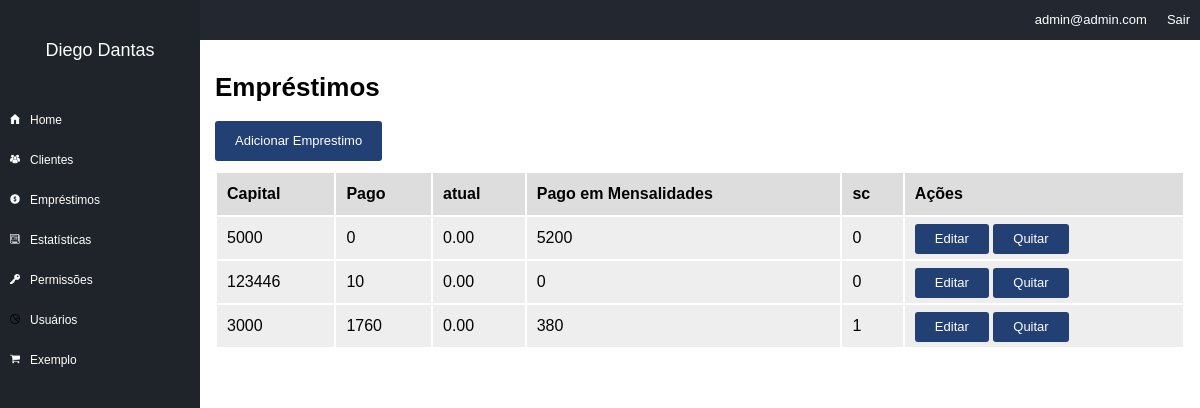
/emprestimo (signed in), run on the app's committed database.
### tables this page shows
CREATE TABLE `emprestimo` (
  `id` int(11) NOT NULL,
  `id_company` int(11) NOT NULL,
  `id_client` int(11) NOT NULL,
  `valor_emprestimo` double(10,2) NOT NULL,
  `data_emprestimo` datetime NOT NULL,
  `juros_mes` float NOT NULL,
  `recebido` float NOT NULL,
  `mensalidade` float NOT NULL,
  `qtd_mensalidade` int(11) NOT NULL,
  `juros_sc` tinyint(1) NOT NULL,
  `valor_atual` decimal(10,2) NOT NULL
);

### core/Controller.php (called while the page is built, shortened)
<?php
class controller {
	public function loadTemplate($viewName, $viewData = array()) {
		include 'views/template.php';
	}
	public function loadViewInTemplate($viewName, $viewData) {
		extract($viewData);
		include 'views/'.$viewName.'.php';
	}
}

### core/Core.php (called while the page is built, shortened)
<?php
class Core {
	public function run() {
        $url = explode('index.php', $_SERVER['PHP_SELF']);
        $url = end($url);
		$params = array();
		if(!empty($url) && $url != '/') {
			$url = explode('/', $url);
			array_shift($url);
			array_shift($url);
			if(isset($url[0])) {
				$currentAction = $url[0];
				array_shift($url);
			} else {
				$currentAction = 'index';
			}
		} else {
			$currentController = 'homeController';
			$currentAction = 'index';
		}
		$c = new $currentController();
		call_user_func_array(array($c, $currentAction), $params);
	}
}

### index.php (called while the page is built, shortened)
<?php
require 'config.php';
$core = new Core();
$core->run();
?>

### core/Model.php (called while the page is built, shortened)
<?php
class model {
	public function __construct() {
		global $config;
		$this->db = new PDO("mysql:dbname=".$config['dbname'].";host=".$config['host'], $config['dbuser'], $config['dbpass']);
	}
}
?>

### config.php (called while the page is built, shortened)
<?php
$config = array();
if(ENVIRONMENT == 'development') {
	$config['dbname'] = 'financeiro';
	$config['host'] = 'localhost';
	$config['dbuser'] = 'root';
	$config['dbpass'] = '';
} else {
	$config['dbname'] = 'financeiro';
	$config['host'] = 'localhost';
	$config['dbuser'] = 'root';
	$config['dbpass'] = 'root';
}
?>

### models/Emprestimo.php (called while the page is built, shortened)
<?php
class Emprestimo extends model{
    public function getList($offset, $id_company){
        $array = array();
        $sql = $this->db->prepare("SELECT * FROM emprestimo WHERE id_company = :id_company LIMIT $offset,10");
        $sql->bindValue(":id_company", $id_company);
        $sql->execute();
        if($sql->rowCount() > 0){
            $array = $sql->fetchAll();
        }
        return $array;
    }
}

### models/Users.php (called while the page is built, shortened)
<?php
class Users extends model {
	private $userInfo;
	private $permissions;
	public function setLoggedUser() {
		if(isset($_SESSION['ccUser']) && !empty($_SESSION['ccUser'])) {
			$id = $_SESSION['ccUser'];
			$sql = $this->db->prepare("SELECT * FROM users WHERE id = :id");
			$sql->bindValue(':id', $id);
			$sql->execute();
			if($sql->rowCount() > 0) {
				$this->userInfo = $sql->fetch();
				$this->permissions = new Permissions();
				$this->permissions->setGroup($this->userInfo['id_group'], $this->userInfo['id_company']);
			}
		}
	}
	public function hasPermission($name) {
		return $this->permissions->hasPermission($name);
	}
	public function getCompany() {
		if(isset($this->userInfo['id_company'])) {
			return $this->userInfo['id_company'];
		} else {
			return 0;
		}
	}
}

### models/Permissions.php (called while the page is built, shortened)
<?php
class Permissions extends model {
	private $permissions;
	public function setGroup($id, $id_company){
		$this->permissions = array();
		$sql = $this->db->prepare("SELECT params FROM permission_groups WHERE id = :id AND id_company = :id_company");
		$sql->bindValue(':id', $id);
		$sql->bindValue(':id_company', $id_company);
		$sql->execute();
		if($sql->rowCount() > 0) {
			$row = $sql->fetch();
			$params = $row['params'];
			$sql = $this->db->prepare("SELECT name FROM permission_params WHERE id IN ($params) AND id_company = :id_company");
			$sql->bindValue(':id_company', $id_company);
			$sql->execute();
			if($sql->rowCount() > 0) {
				foreach($sql->fetchAll() as $item) {
					$this->permissions[] = $item['name'];
				}
			}
		}
	}
	public function hasPermission($name) {
		if(in_array($name, $this->permissions)){
			return true;
		} else {
			return false;
		}
	}
}

### views/emprestimo.php (the view)
<h1>Empréstimos</h1>
<?php if($add_permission): ?>
<div class="button"><a href="<?php echo BASE_URL;?>/emprestimo/add">Adicionar Emprestimo</a></div>
<?php endif; ?>
<table border="0" width="100%">
    <tr>
        <th>Capital</th>
        <th>Pago</th>
        <th>atual</th>
        <th>Pago em Mensalidades</th>
        <th>sc</th>
        <th>Ações</th>
    </tr>
    <?php foreach($emprestimo_list as $emprestimo_unico):?>
        <tr>
            <td><?php echo $emprestimo_unico['valor_emprestimo'] ?></td>
            <td><?php echo $emprestimo_unico['recebido'] ?></td>
            <td><?php echo $emprestimo_unico['valor_atual'] ?></td>
            <td><?php echo $emprestimo_unico['mensalidade']?></td>
            <td><?php echo $emprestimo_unico['juros_sc'] ?></td>
            <td>
                <div class="button button_small">
                    <a href="<?php echo BASE_URL; ?>emprestimo/editar/<?php echo $emprestimo_unico['id'];
                    ?>">Editar</a>
                </div>
                <div class="button button_small">
                    <a href="<?php echo BASE_URL; ?>emprestimo/quitar/<?php echo $emprestimo_unico['id'];
                    ?>">Quitar</a>
                </div>
            </td>
        </tr>
    <?php endforeach;?>
</table>

### assets/css/template.css (style rules this page uses)
body { margin:0; padding:0; font-size:13px; font-family:Arial; }
input[type=submit], button, .button { border:0px; background-color:#224074; color:#FFF; height:40px; line-height: 40px; border-radius:3px; padding-left:20px; padding-right:20px; cursor:pointer; font-size:13px; display: inline-block; }
.button_small { height:30px; line-height: 30px; }
.button a { color:#FFF; text-decoration: none; }
table { margin-top:10px; }
table th { height:40px; line-height: 40px; background-color:#DDD; text-align: left; padding-left:10px; padding-right: 10px; }
table td { height:40px; line-height: 40px; background-color:#EEE; text-align: left; padding-left:10px; padding-right: 10px; }

### data on the page
emprestimo: valor_emprestimo "5000", recebido "0", valor_atual "0.00", mensalidade "5200", juros_sc "0"
emprestimo: valor_emprestimo "123446", recebido "10", valor_atual "0.00", mensalidade "0", juros_sc "0"
emprestimo: valor_emprestimo "3000", recebido "1760", valor_atual "0.00", mensalidade "380", juros_sc "1"

### other printed values
$viewData['company_name'] "Diego Dantas"
$viewData ['user_email'] "admin@admin.com"
